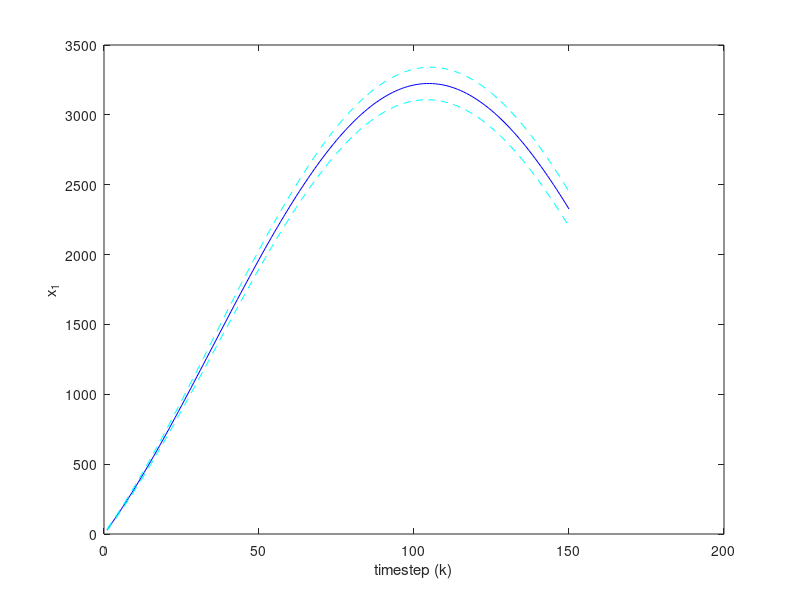
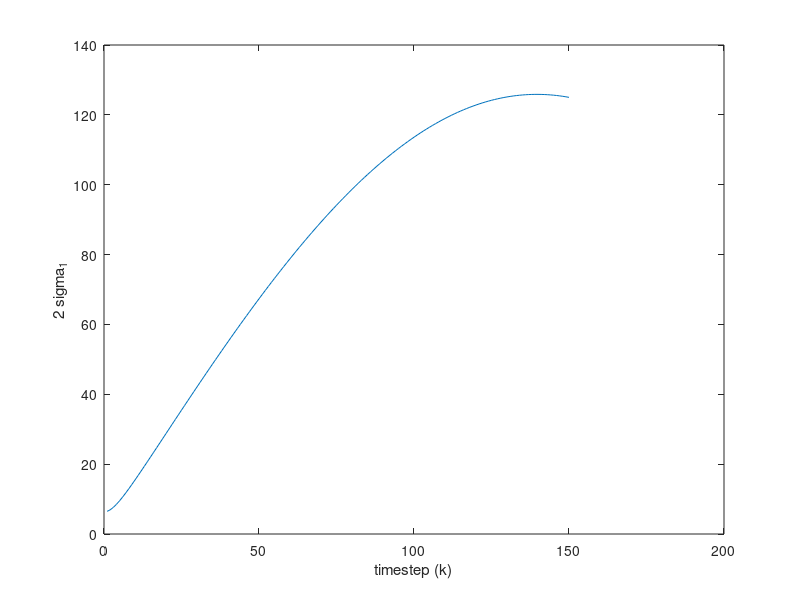
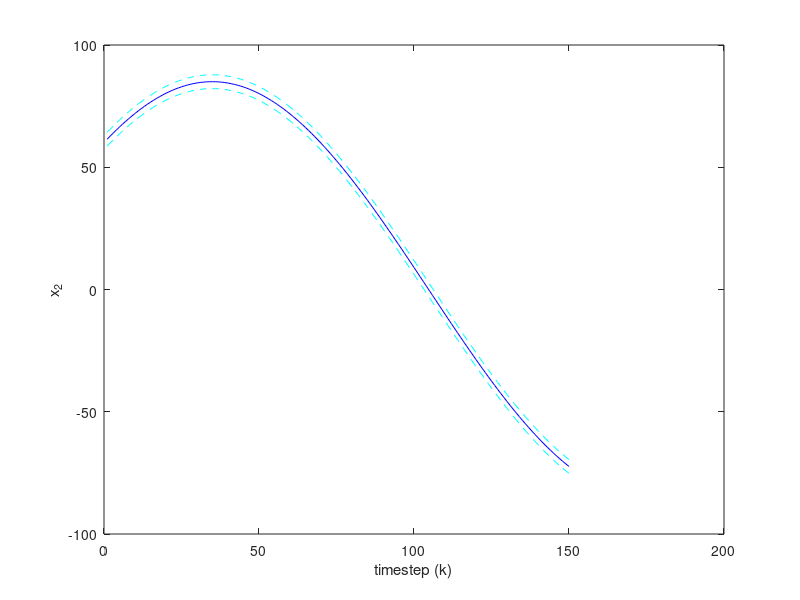
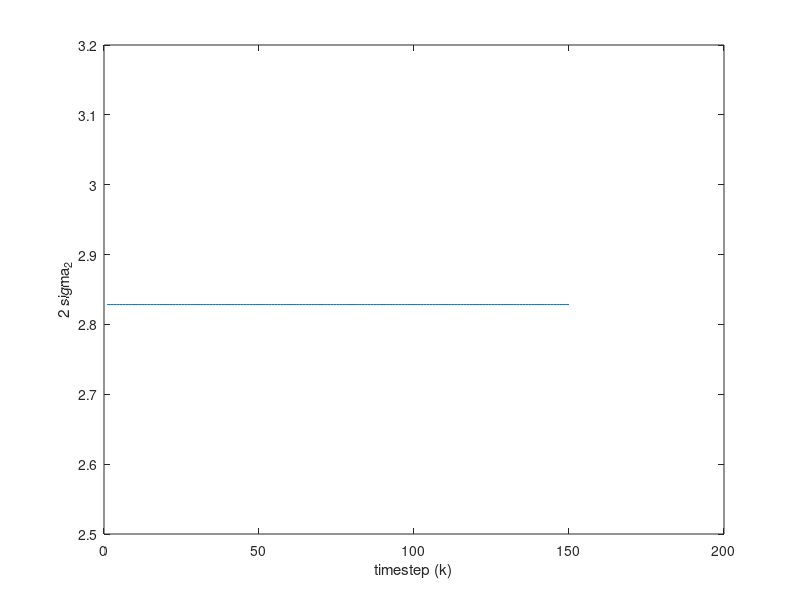

Source code (MATLAB) for these figures, in order:
deltaT = 0.5;
omega = 0.045;
k = 150; 

A = [0 1 0 0; 0 0 0 -omega; 0 0 0 1; 0 omega 0 0];
F = expm(A.*deltaT);

mu_0 = [0; 85*cos(pi/4); 0; -85*sin(pi/4)];
P_0 = diag([10 2 10 2]);

mu = F * mu_0;
P = F * P_0 * F';
sigmas = 2 .* sqrt(diag(abs(P)));

for i = 2:k
    next_mu = F * mu(:,i-1);
    next_P = F * P(:,4*(i-1)-3:4*(i-1)) * F';
    mu = [mu next_mu];
    P = [P next_P];
    sigmas = [sigmas 2 .* sqrt(diag(abs(next_P)))];
end

for i = 1:4
    figure;
    plot(mu(i,:),'b-');
    hold on
    plot(mu(i,:)+sigmas(i,:),'c--');
    plot(mu(i,:)-sigmas(i,:),'c--');
    xlabel('timestep (k)')
    ylabel(sprintf('x_%i',i));
    figure
    plot(sigmas(i,:));
    xlabel('timestep (k)');
    ylabel(sprintf('2 sigma_%i',i));
end

